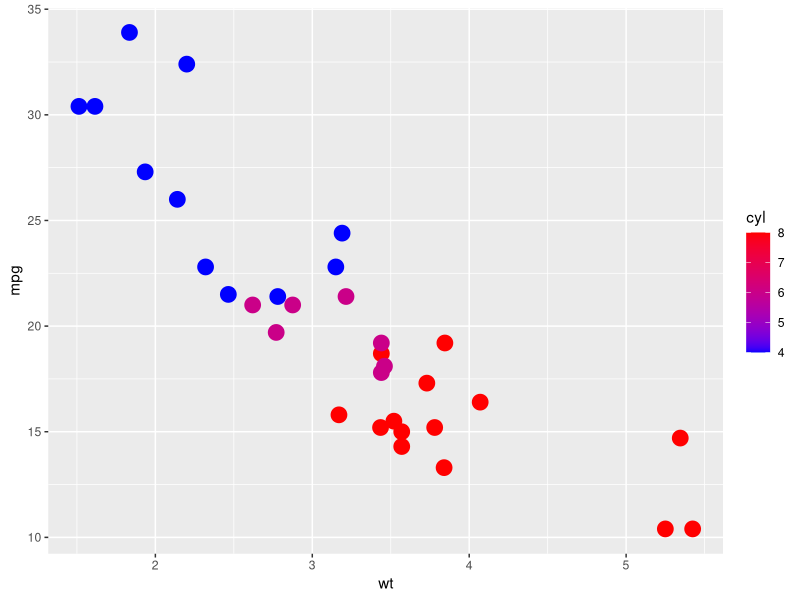

The R script that drew this image:
library(ggplot2)

df <- mtcars

#Data & aesthetics

pl  <- ggplot(df, aes(x = wt, y = mpg))

#Geometry

#p2 <- pl + geom_point(alpha = 0.5, size =)
#p2 <- pl + geom_point(aes(size=cyl)) #another way to plot data
p2 <- pl + geom_point(aes(color=cyl),size=5) + scale_color_gradient(low = ' blue', high = 'red')
print(p2)
